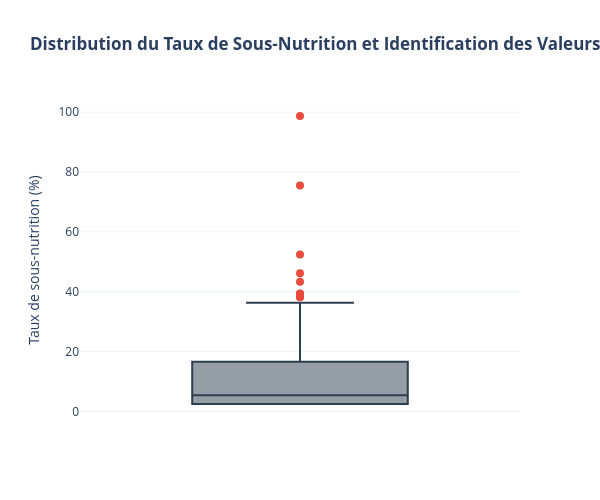

Notebook source saved alongside this figure:
### Markdown cell above
2. **Niveau de Sous-nutrition (taux-sousnutrition_pct)**

*Visualisation : Le boxplot permet d'identifier immédiatement les pays présentant un taux anormalement élevé (outliers)*

### Code cell
# Conservation des lignes qui ont un taux renseigné
df_sous_nut = df_clean.dropna(subset=["taux_sousnutrition_pct"]).copy()

Q1 = df_sous_nut["taux_sousnutrition_pct"].quantile(0.25)
Q3 = df_sous_nut["taux_sousnutrition_pct"].quantile(0.75)
IQR = Q3 - Q1
seuil_haut = Q3 + (1.5 * IQR)

# Extraction des pays hors-normes
outliers_df = df_sous_nut[
    df_sous_nut["taux_sousnutrition_pct"] > seuil_haut
].sort_values(by="taux_sousnutrition_pct", ascending=False)

outliers_df["Taux de sous-nutrition (%)"] = outliers_df[
    "taux_sousnutrition_pct"
].apply(lambda x: f"{x:.2f} %")

print(f"--- RÉSULTATS DE L'ANALYSE DES VALEURS EXTRÊMES ---")
print(f"Troisième quartile (Q3) : {Q3:.2f}%")
print(f"Seuil des valeurs extrêmes (Q3 + 1.5*IQR) : {seuil_haut:.2f}%")
print(f"Nombre de pays en valeur extrême : {len(outliers_df)}\n")

# Affichage du tableau des pays extrêmes
display(
    outliers_df[["Zone", "Taux de sous-nutrition (%)"]].reset_index(drop=True)
)

fig_box = px.box(
    df_sous_nut,
    y="taux_sousnutrition_pct",
    hover_name="Zone",
    points="outliers",  # Met en évidence uniquement les points extrêmes
    title="<b>Distribution du Taux de Sous-Nutrition et Identification des Valeurs Extrêmes</b>",
    labels={"taux_sousnutrition_pct": "Taux de sous-nutrition (%)"},
)

fig_box.update_traces(
    marker=dict(color="#e74c3c", size=8),  # Points extrêmes en rouge
    line=dict(color="#2c3e50"),  # Structure du boxplot en bleu foncé
)

fig_box.update_layout(
    height=500,
    width=600,
    paper_bgcolor="rgba(0,0,0,0)",
    plot_bgcolor="rgba(0,0,0,0)",
    yaxis=dict(gridcolor="#eef2f5", zeroline=False),
)

fig_box.show()

### Figure 1 — Plotly figure (JSON) as saved in the notebook; plotly's stock layout.template omitted (floating-point values rounded to 4 significant figures; data arrays with more than 128 entries replaced by an {"elided": "..."} marker saying what was removed)
{"data": [{"alignmentgroup": "True", "boxpoints": "outliers", "hovertemplate": "<b>%{hovertext}</b><br><br>Taux de sous-nutrition (%)=%{y}<extra></extra>", "hovertext": {"elided": "156 str values"}, "legendgroup": "", "line": {"color": "#2c3e50"}, "marker": {"color": "#e74c3c", "size": 8}, "name": "", "notched": false, "offsetgroup": "", "orientation": "v", "showlegend": false, "type": "box", "x0": " ", "xaxis": "x", "y": {"elided": "156 float values"}, "y0": " ", "yaxis": "y"}], "layout": {"boxmode": "group", "height": 500, "legend": {"tracegroupgap": 0}, "paper_bgcolor": "rgba(0,0,0,0)", "plot_bgcolor": "rgba(0,0,0,0)", "title": {"text": "<b>Distribution du Taux de Sous-Nutrition et Identification des Valeurs Extrêmes</b>"}, "width": 600, "xaxis": {"anchor": "y", "domain": [0, 1]}, "yaxis": {"anchor": "x", "domain": [0, 1], "gridcolor": "#eef2f5", "title": {"text": "Taux de sous-nutrition (%)"}, "zeroline": false}}}
